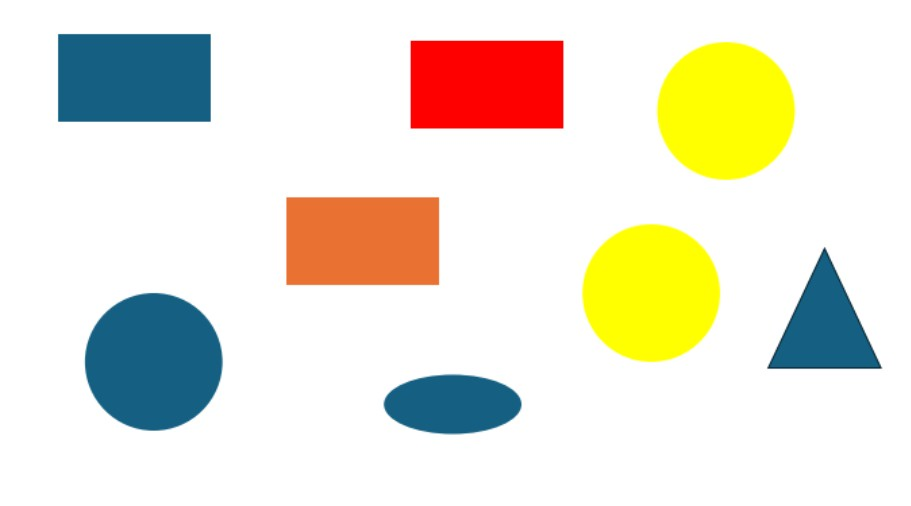
#> input picture gambar.jpg, 911 x 506 px
$ python Hitung_Objek.py
#> lines starting #> are read from the running program, lines starting #| are printed output that depends on the picture; after the words box and inside, x2 and y2 are one past the last pixel; in counts of white or black regions, pixels touching at a corner belong together
import cv2
import numpy as np

image_path = 'gambar.jpg'
img = cv2.imread(image_path)
#> img is the input picture: shape (506, 911, 3); mean B, G, R 213.8, 228.9, 233
img = cv2.resize(img, (800, 800))
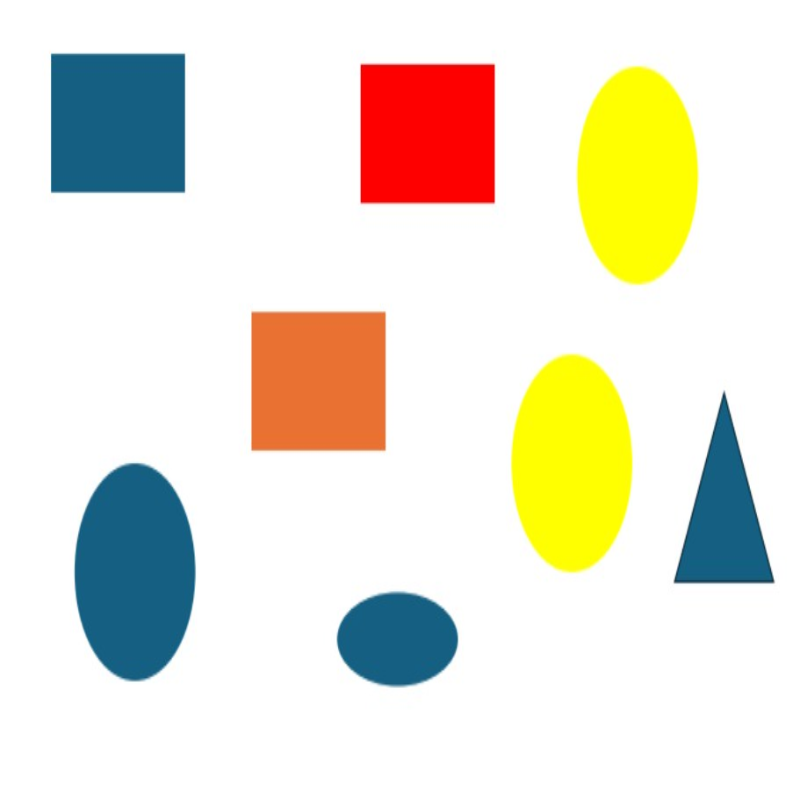
#> img: shape (800, 800, 3); mean B, G, R 213.7, 228.9, 233
blurred = cv2.GaussianBlur(img, (5, 5), 0)
hsv = cv2.cvtColor(blurred, cv2.COLOR_BGR2HSV)
#> hsv: shape (800, 800, 3); mean H, S, V 16.1, 48.6, 242.8

colors = {
    'biru': ([100, 100, 50], [130, 255, 255]),
    'merah': ([0, 100, 100], [10, 255, 255]),
    'kuning': ([20, 100, 100], [30, 255, 255]),
    'oranye': ([10, 100, 100], [20, 255, 255]),
}

shape_counts = {'persegi panjang': 0, 'lingkaran': 0, 'oval': 0, 'segitiga': 0}
color_counts = {'biru': 0, 'merah': 0, 'kuning': 0, 'oranye': 0}

for color_name, (lower, upper) in colors.items():
    lower = np.array(lower)
    upper = np.array(upper)
    mask = cv2.inRange(hsv, lower, upper)
    result = cv2.bitwise_and(img, img, mask=mask)
    gray = cv2.cvtColor(result, cv2.COLOR_BGR2GRAY)
    contours, _ = cv2.findContours(gray, cv2.RETR_EXTERNAL, cv2.CHAIN_APPROX_SIMPLE)

    for cnt in contours:
        area = cv2.contourArea(cnt)
        if area < 1000:
            continue
        approx = cv2.approxPolyDP(cnt, 0.04 * cv2.arcLength(cnt, True), True)
        shape = ""
        if len(approx) == 3:
            shape = 'segitiga'
        elif len(approx) == 4:
            x, y, w, h = cv2.boundingRect(approx)
            ratio = float(w) / h
            shape = 'persegi panjang'
        elif len(approx) > 4:
            (x, y), (MA, ma), angle = cv2.fitEllipse(cnt)
            if abs(MA - ma) < 10:
                shape = 'lingkaran'
            else:
                shape = 'oval'

        if shape:
            shape_counts[shape] += 1
            color_counts[color_name] += 1
#> this loop made 4 passes
#> pass 1, `mask = cv2.inRange(hsv, lower, upper)`:
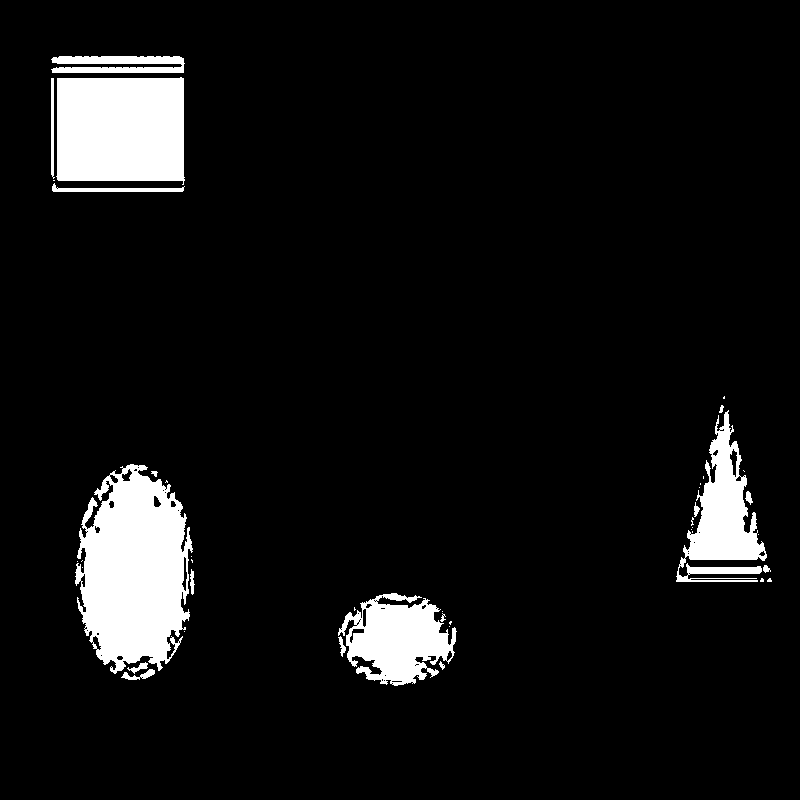
#> mask: shape (800, 800); 7.3% white; 42 white regions (24 under 20 px), largest, box (x1, y1, x2, y2) and area: (75, 464, 193, 674) 17301, (56, 77, 185, 185) 13091, (338, 593, 457, 686) 6691
#> pass 1, `result = cv2.bitwise_and(img, img, mask=mask)`:
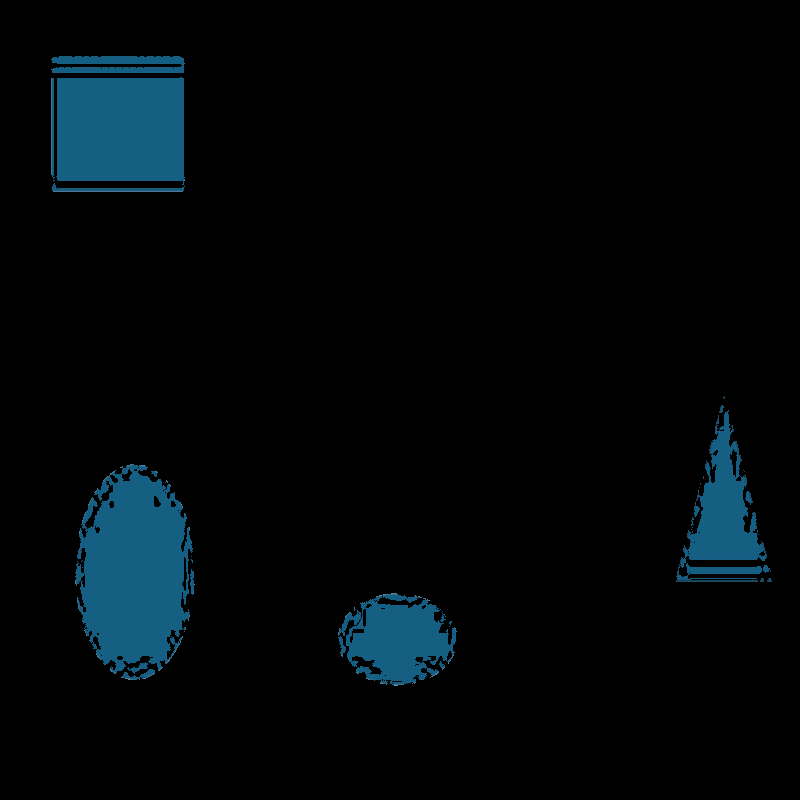
#> result: shape (800, 800, 3); mean B, G, R 9.6, 7, 1.6
#> pass 1, `gray = cv2.cvtColor(result, cv2.COLOR_BGR2GRAY)`:
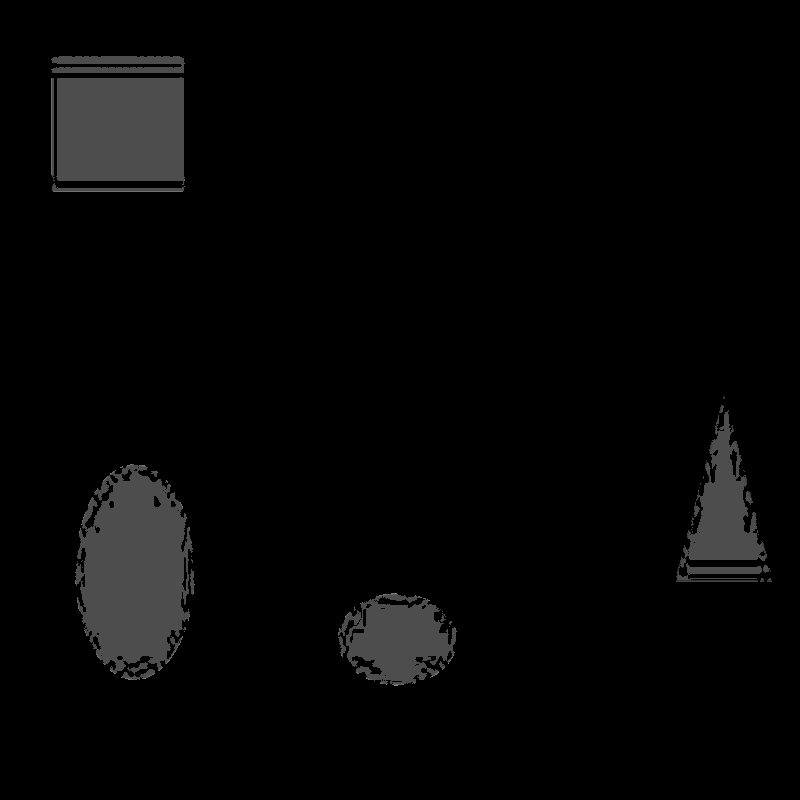
#> gray: shape (800, 800); min 0, max 138, mean 5.7
#> pass 2, `mask = cv2.inRange(hsv, lower, upper)`:
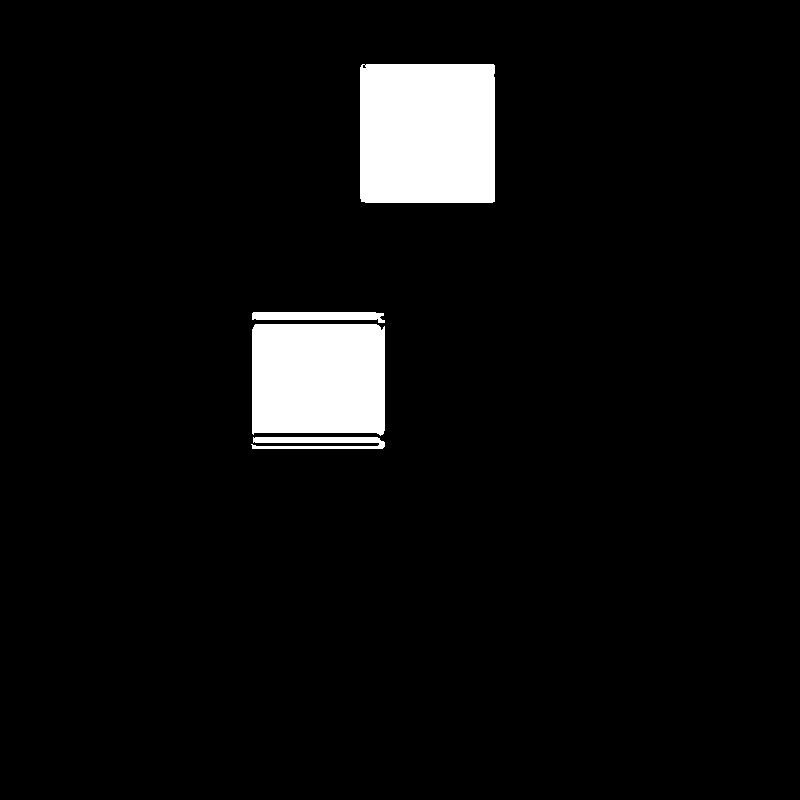
#> mask: shape (800, 800); 5.5% white; 4 white regions, box (x1, y1, x2, y2) and area: (360, 64, 495, 203) 18739, (252, 324, 385, 436) 14478, (251, 437, 385, 449) 1189, (252, 312, 385, 323) 1053
#> after the loop:
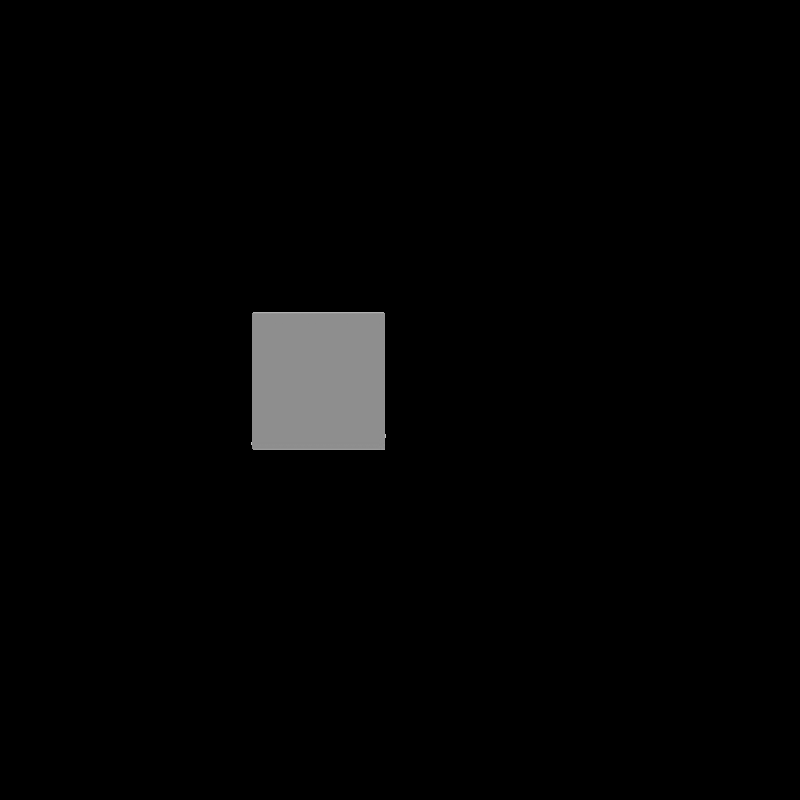
#> gray: shape (800, 800); min 0, max 194, mean 4.1
#> after the loop: result: shape (800, 800, 3); mean H, S, V 1.5, 3.3, 6.7
#> after the loop, color_counts = {'biru': 4, 'merah': 2, 'kuning': 2, 'oranye': 1}; shape_counts = {'persegi panjang': 8, 'lingkaran': 0, 'oval': 0, 'segitiga': 1}

print("Jumlah objek berdasarkan warna:")
for color, count in color_counts.items():
    print(f"- {color}: {count}")
#> this loop made 4 passes
#> (color, count) on passes 1 to 4: ('biru', 4), ('merah', 2), ('kuning', 2), ('oranye', 1)
#| - biru: 4
#| - merah: 2
#| - kuning: 2
#| - oranye: 1

print("\nJumlah objek berdasarkan bentuk:")
for shape, count in shape_counts.items():
    print(f"- {shape}: {count}")
#> this loop made 4 passes
#> (shape, count) on passes 1 to 4: ('persegi panjang', 8), ('lingkaran', 0), ('oval', 0), ('segitiga', 1)
#| - persegi panjang: 8
#| - lingkaran: 0
#| - oval: 0
#| - segitiga: 1
